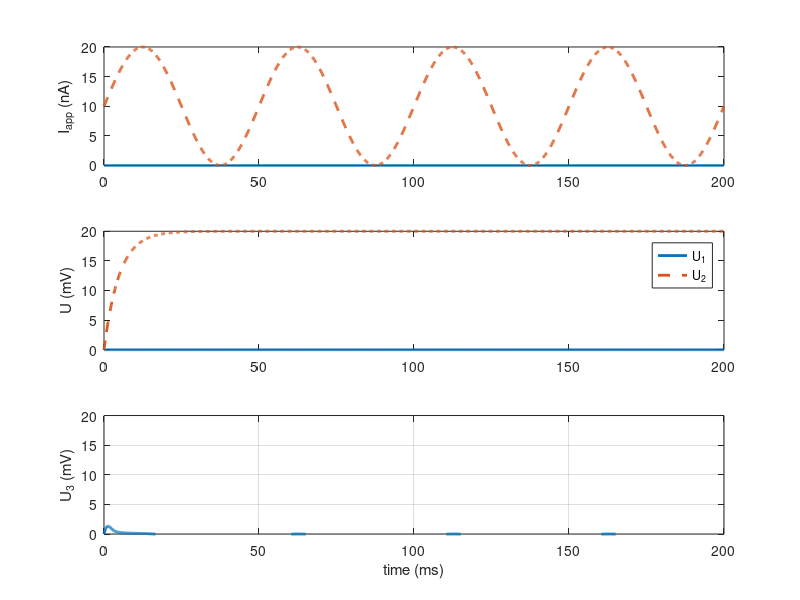

Write the MATLAB code that produced this figure.
% Nicholas Szczecinski 2019
% 11 Feb 19
% CWRU EMAE 689, Synthetic Nervous Systems

clear
% close all

%Units are nF, uS, mV, ms, nA
Cm = 5;
Gm = 1;
Iapp1 = 0; %modulatory neuron - control U1
Er = -60;
Esyn = Er - 1;

R = 20;

%User doesn't program this! This is based on design rules.
delEsyn = Esyn - Er;
gMax = -R/delEsyn;
if gMax < 0
    error('gMax must be greater than 0. Increase Esyn.')
end

fprintf('gMax = %1.3f, delEsyn1 = %1.3f\n',gMax,delEsyn);

Iapp2 = R;

%Simulation setup
dt = .1;
tmax = 200;

t = 0:dt:tmax;
numSteps = length(t);
Isignal = 10+zeros(size(t))+10*sin(2*pi*.020*t);

%Compute V1(t) and V2(t) with simulation
U1sim = zeros(size(t));
U2sim = zeros(size(t));
U3sim = zeros(size(t));

U1sim(1) = 0;
U2sim(1) = 0;
U3sim(1) = 0;

for i=2:numSteps
    U1sim(i) = U1sim(i-1) + dt/Cm*(Iapp1 - Gm*U1sim(i-1));
    gSyn1 = min(max(U1sim(i-1)/R,0),1)*gMax;
    U2sim(i) = U2sim(i-1) + dt/Cm*(gSyn1*(delEsyn - U2sim(i-1)) - Gm*U2sim(i-1) + Iapp2);
    gSyn2 = min(max(U2sim(i-1)/R,0),1)*gMax;
    U3sim(i) = U3sim(i-1) + dt/Cm*(Isignal(i-1) + gSyn2*(delEsyn - U3sim(i-1)) - Gm*U3sim(i-1));
end
V1sim = U1sim + Er;
V2sim = U2sim + Er;
V3sim = U3sim + Er;

h = figure;
subplot(3,1,1)
plot(t,Iapp1+zeros(size(t)),'linewidth',2)
hold on
plot(t,Isignal,'--','linewidth',2)
ylabel('I_{app} (nA)')
xlim([min(t),max(t)])

subplot(3,1,2)
plot(t,U1sim,'linewidth',2)
hold on
plot(t,U2sim,'--','linewidth',2)
ylim([0,R])
legend('U_1','U_2')
ylabel('U (mV)')
xlim([min(t),max(t)])

subplot(3,1,3)
plot(t,U3sim,'linewidth',2)
ylim([0,R])
hold on
grid on
xlim([min(t),max(t)])
ylabel('U_3 (mV)')
xlabel('time (ms)')

figure(h);
